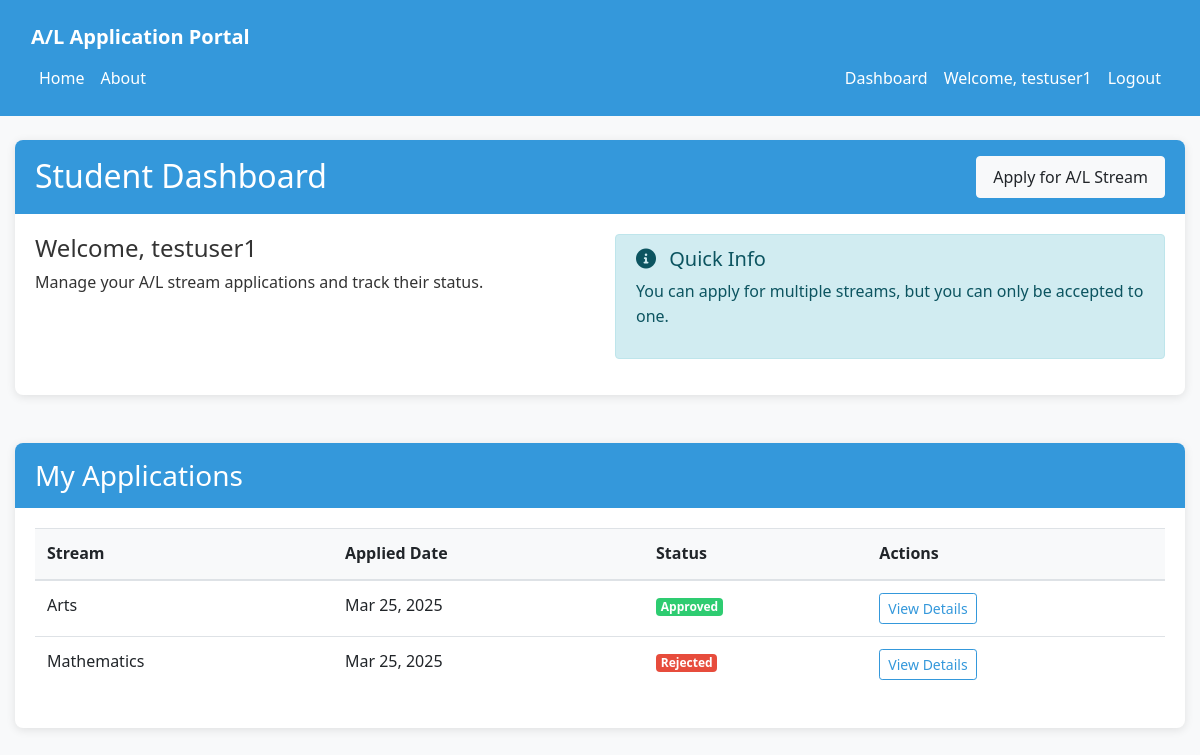
The page /students/dashboard (signed in) on the database its author committed.
### tables this page shows
CREATE TABLE `applications` (
  `id` int(11) NOT NULL,
  `student_id` int(11) NOT NULL,
  `stream_id` int(11) NOT NULL,
  `status` enum('pending','approved','rejected') DEFAULT 'pending',
  `applied_at` timestamp NOT NULL DEFAULT current_timestamp(),
  `reviewed_by` int(11) DEFAULT NULL,
  `reviewed_at` timestamp NULL DEFAULT NULL,
  `comments` text DEFAULT NULL
);

CREATE TABLE `streams` (
  `id` int(11) NOT NULL,
  `name` varchar(50) NOT NULL,
  `description` text DEFAULT NULL,
  `head_user_id` int(11) DEFAULT NULL
);

### controllers/Students.php (called while the page is built, shortened)
<?php
class Students {
    private $userModel;
    private $applicationModel;
    public function __construct() {
        $this->userModel = new User();
        $this->applicationModel = new Application();
    }
    public function dashboard() {
        $student = $this->userModel->getStudentByUserId($_SESSION['user_id']);
        $applications = $this->applicationModel->getApplicationsByStudentId($student->id);
        $data = [
            'student' => $student,
            'applications' => $applications
        ];
        require_once APP_ROOT . '/views/students/dashboard.php';
    }
}

### config/database.php (called while the page is built, shortened)
<?php
class Database {
    private $host = DB_HOST;
    private $user = DB_USER;
    private $pass = DB_PASS;
    private $dbname = DB_NAME;
    private $conn;
    private $stmt;
    public function __construct() {
        $dsn = 'mysql:host=' . $this->host . ';dbname=' . $this->dbname;
        $options = array(
            PDO::ATTR_PERSISTENT => true,
            PDO::ATTR_ERRMODE => PDO::ERRMODE_EXCEPTION,
            PDO::ATTR_DEFAULT_FETCH_MODE => PDO::FETCH_OBJ
        );
        try {
            $this->conn = new PDO($dsn, $this->user, $this->pass, $options);
        } catch(PDOException $e) {
            $this->error = $e->getMessage();
            echo 'Connection Error: ' . $this->error;
        }
    }
    public function query($sql) {
        $this->stmt = $this->conn->prepare($sql);
    }
    public function bind($param, $value, $type = null) {
        if(is_null($type)) {
            switch(true) {
                case is_int($value):
                    $type = PDO::PARAM_INT;
                    break;
            }
        }
        $this->stmt->bindValue($param, $value, $type);
    }
    public function execute() {
        return $this->stmt->execute();
    }
    public function resultSet() {
        $this->execute();
        return $this->stmt->fetchAll();
    }
    public function single() {
        $this->execute();
        return $this->stmt->fetch();
    }
}

### models/User.php (called while the page is built, shortened)
<?php
class User {
  private $db;
  public function __construct() {
      $this->db = new Database;
  }
  public function getStudentByUserId($userId) {
      $this->db->query('SELECT s.*, st.name as preferred_stream_name
                      FROM students s
                      LEFT JOIN streams st ON s.preferred_stream_id = st.id
                      WHERE s.user_id = :user_id');
      $this->db->bind(':user_id', $userId);
      $row = $this->db->single();
      return $row;
  }
}

### models/Application.php (called while the page is built, shortened)
<?php
class Application {
  private $db;
  public function __construct() {
      $this->db = new Database;
  }
  public function getApplicationsByStudentId($studentId) {
      $this->db->query('SELECT a.*, s.name as stream_name,
                      CASE
                          WHEN a.status = "pending" THEN "Pending Review"
                          WHEN a.status = "approved" THEN "Approved"
                          WHEN a.status = "rejected" THEN "Rejected"
                      END as status_text
                      FROM applications a
                      JOIN streams s ON a.stream_id = s.id
                      WHERE a.student_id = :student_id
                      ORDER BY a.applied_at DESC');
      $this->db->bind(':student_id', $studentId);
      $results = $this->db->resultSet();
      return $results;
  }
}

### views/students/dashboard.php (the view)
<?php require_once APP_ROOT . '/views/inc/header.php'; ?>
<div class="row mb-4">
    <div class="col-md-12">
        <div class="card">
            <div class="card-header d-flex justify-content-between align-items-center">
                <h2 class="card-title">Student Dashboard</h2>
                <a href="<?php echo URL_ROOT; ?>/students/apply" class="btn btn-light">Apply for A/L Stream</a>
            </div>
            <div class="card-body">
                <div class="row">
                    <div class="col-md-6">
                        <h4>Welcome, <?php echo $_SESSION['user_username']; ?></h4>
                        <p>Manage your A/L stream applications and track their status.</p>
                    </div>
                    <div class="col-md-6">
                        <div class="alert alert-info">
                            <h5><i class="fas fa-info-circle mr-2"></i> Quick Info</h5>
                            <p class="mb-0">You can apply for multiple streams, but you can only be accepted to one.</p>
                        </div>
                    </div>
                </div>
            </div>
        </div>
    </div>
</div>
<div class="row">
    <div class="col-md-12">
        <div class="card">
            <div class="card-header">
                <h3 class="card-title">My Applications</h3>
            </div>
            <div class="card-body">
                <?php if(empty($data['applications'])) : ?>
                    <div class="alert alert-warning">
                        <p class="mb-0">You haven't applied to any A/L streams yet. <a href="<?php echo URL_ROOT; ?>/students/apply">Apply now</a>.</p>
                    </div>
                <?php else : ?>
                    <div class="table-responsive">
                        <table class="table table-hover">
                            <thead>
                                <tr>
                                    <th>Stream</th>
                                    <th>Applied Date</th>
                                    <th>Status</th>
                                    <th>Actions</th>
                                </tr>
                            </thead>
                            <tbody>
                                <?php foreach($data['applications'] as $application) : ?>
                                    <tr>
                                        <td><?php echo $application->stream_name; ?></td>
                                        <td><?php echo date('M d, Y', strtotime($application->applied_at)); ?></td>
                                        <td>
                                            <?php if($application->status == 'pending') : ?>
                                                <span class="badge badge-warning"><?php echo $application->status_text; ?></span>
                                            <?php elseif($application->status == 'approved') : ?>
                                                <span class="badge badge-success"><?php echo $application->status_text; ?></span>
                                            <?php elseif($application->status == 'rejected') : ?>
                                                <span class="badge badge-danger"><?php echo $application->status_text; ?></span>
                                            <?php endif; ?>
                                        </td>
                                        <td>
                                            <a href="<?php echo URL_ROOT; ?>/students/viewApplication/<?php echo $application->id; ?>" class="btn btn-sm btn-outline-primary">View Details</a>
                                        </td>
                                    </tr>
                                <?php endforeach; ?>
                            </tbody>
                        </table>
                    </div>
                <?php endif; ?>
            </div>
        </div>
    </div>
</div>
<?php require_once APP_ROOT . '/views/inc/footer.php'; ?>

### css/style.css (style rules this page uses)
* { margin: 0; padding: 0; box-sizing: border-box; }
:root { --primary-color: #3498db; --primary-dark: #2980b9; --secondary-color: #2c3e50; --success-color: #2ecc71; --danger-color: #e74c3c; --warning-color: #f39c12; --light-color: #f8f9fa; --dark-color: #343a40; --gray-color: #6c757d; --border-color: #ddd; --shadow: 0 2px 10px rgba(0, 0, 0, 0.1); }
html { font-size: 16px; }
body { font-family: "Segoe UI", Tahoma, Geneva, Verdana, sans-serif; line-height: 1.6; color: #333; background-color: #f8f9fa; }
h1, h2, h3, h4, h5, h6 { margin-bottom: 0.5rem; font-weight: 500; line-height: 1.2; }
h2 { font-size: 2rem; }
h3 { font-size: 1.75rem; }
h4 { font-size: 1.5rem; }
h5 { font-size: 1.25rem; }
p { margin-bottom: 1rem; }
.row { display: flex; flex-wrap: wrap; margin-right: -15px; margin-left: -15px; }
.col-1, .col-2, .col-3, .col-4, .col-5, .col-6, .col-7, .col-8, .col-9, .col-10, .col-11, .col-12, .col-md-1, .col-md-2, .col-md-3, .col-md-4, .col-md-5, .col-md-6, .col-md-7, .col-md-8, .col-md-9, .col-md-10, .col-md-11, .col-md-12 { position: relative; width: 100%; padding-right: 15px; padding-left: 15px; }
@media (min-width: 768px) { .col-md-6 { flex: 0 0 50%; max-width: 50%; } }
@media (min-width: 768px) { .col-md-12 { flex: 0 0 100%; max-width: 100%; } }
.mb-4 { margin-bottom: 1.5rem; }
.mr-2 { margin-right: 0.5rem; }
.d-flex { display: flex; }
.justify-content-between { justify-content: space-between; }
.align-items-center { align-items: center; }
.card { position: relative; display: flex; flex-direction: column; min-width: 0; word-wrap: break-word; background-color: #fff; background-clip: border-box; border-radius: 0.5rem; box-shadow: var(--shadow); margin-bottom: 1.5rem; }
.card-header { padding: 1rem 1.25rem; margin-bottom: 0; background-color: var(--primary-color); color: white; border-top-left-radius: 0.5rem; border-top-right-radius: 0.5rem; }
.card-header h2, .card-header h3, .card-header h4 { margin-bottom: 0; }
.card-body { flex: 1 1 auto; padding: 1.25rem; }
.card-title { margin-bottom: 0.75rem; }
.btn { display: inline-block; font-weight: 500; text-align: center; white-space: nowrap; vertical-align: middle; user-select: none; border: 1px solid transparent; padding: 0.5rem 1rem; font-size: 1rem; line-height: 1.5; border-radius: 0.25rem; transition: all 0.15s ease-in-out; cursor: pointer; text-decoration: none; }
.btn-light { color: #212529; background-color: var(--light-color); border-color: var(--light-color); }
.btn-outline-primary { color: var(--primary-color); background-color: transparent; border-color: var(--primary-color); }
.btn-sm { padding: 0.25rem 0.5rem; font-size: 0.875rem; border-radius: 0.2rem; }
.table-responsive { display: block; width: 100%; overflow-x: auto; -webkit-overflow-scrolling: touch; }
.table { width: 100%; margin-bottom: 1rem; color: #212529; border-collapse: collapse; }
.table th, .table td { padding: 0.75rem; vertical-align: top; border-top: 1px solid #dee2e6; text-align: left; }
.table thead th { vertical-align: bottom; border-bottom: 2px solid #dee2e6; background-color: #f8f9fa; }
.alert { position: relative; padding: 0.75rem 1.25rem; margin-bottom: 1rem; border: 1px solid transparent; border-radius: 0.25rem; }
.alert-info { color: #0c5460; background-color: #d1ecf1; border-color: #bee5eb; }
.badge { display: inline-block; padding: 0.25em 0.4em; font-size: 75%; font-weight: 700; line-height: 1; text-align: center; white-space: nowrap; vertical-align: baseline; border-radius: 0.25rem; }
.badge-success { color: #fff; background-color: var(--success-color); }
.badge-danger { color: #fff; background-color: var(--danger-color); }

### rows shown on the page
applications: stream.name "Arts", applied_at "Mar 25, 2025", status_text "Approved"
applications: stream.name "Mathematics", applied_at "Mar 25, 2025", status_text "Rejected"

### other values the page prints
SITE_NAME "A/L Application Portal"
$_SESSION['user_username'] "testuser1"
